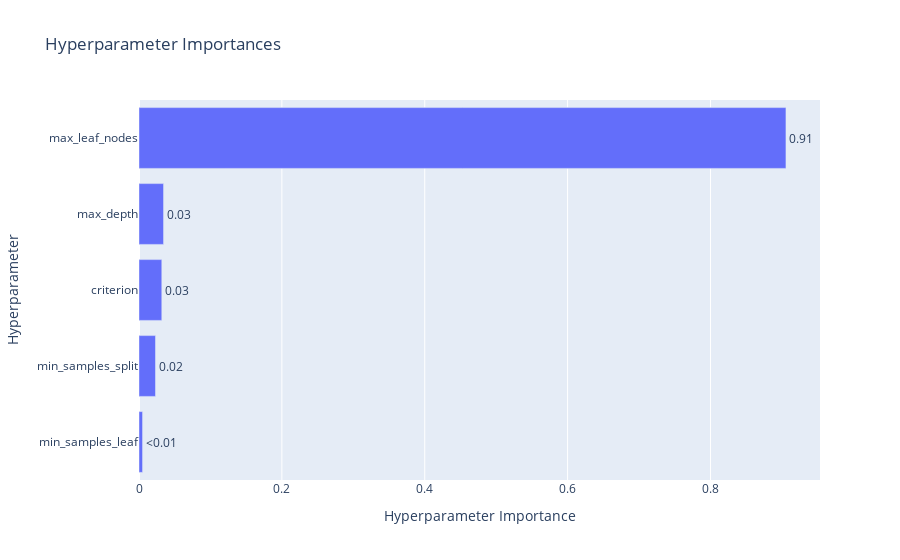

The notebook cell this image was saved under:
### Code cell
plot_param_importances(study)

### Figure 1 — Plotly figure (JSON) as saved in the notebook; plotly's stock layout.template omitted (floating-point values rounded to 4 significant figures)
{"data": [{"cliponaxis": false, "hovertemplate": ["min_samples_leaf (IntDistribution): 0.00496548231693722<extra></extra>", "min_samples_split (IntDistribution): 0.023102576473136564<extra></extra>", "criterion (CategoricalDistribution): 0.03190295811995167<extra></extra>", "max_depth (IntDistribution): 0.03436543554380675<extra></extra>", "max_leaf_nodes (IntDistribution): 0.9056635475461678<extra></extra>"], "name": "Objective Value", "orientation": "h", "text": ["<0.01", "0.02", "0.03", "0.03", "0.91"], "textposition": "outside", "type": "bar", "x": [0.004965, 0.0231, 0.0319, 0.03437, 0.9057], "y": ["min_samples_leaf", "min_samples_split", "criterion", "max_depth", "max_leaf_nodes"]}], "layout": {"title": {"text": "Hyperparameter Importances"}, "xaxis": {"title": {"text": "Hyperparameter Importance"}}, "yaxis": {"title": {"text": "Hyperparameter"}}}}
